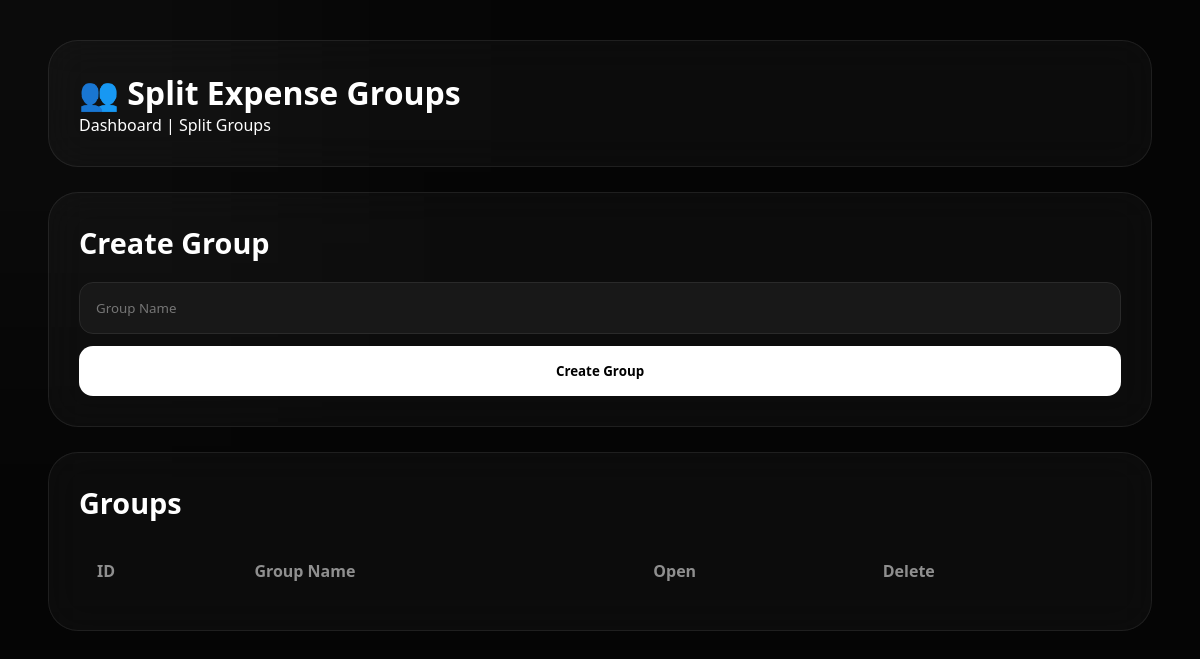
Before: /groups (signed in) with the older database file.
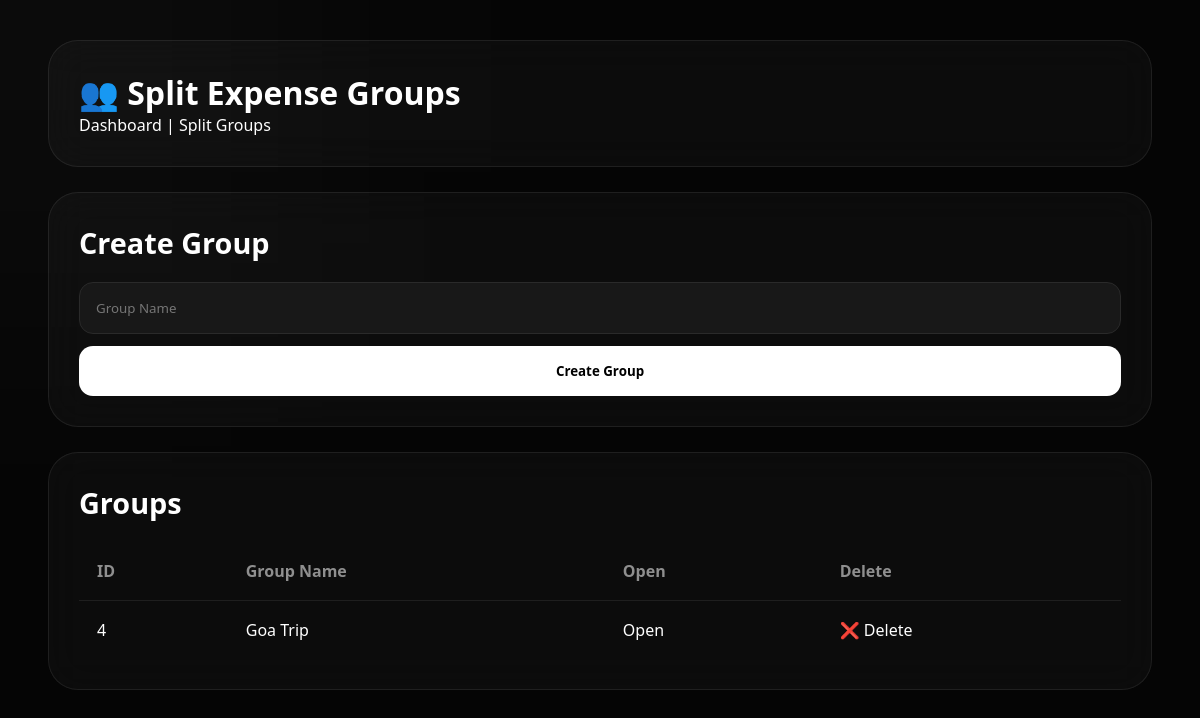
After: the same page with the newer database file.
### tables this page shows
CREATE TABLE group_members (
    id INTEGER PRIMARY KEY AUTOINCREMENT,
    group_id INTEGER NOT NULL,
    user_id INTEGER NOT NULL,
    role TEXT NOT NULL DEFAULT 'member',
    added_at TIMESTAMP DEFAULT CURRENT_TIMESTAMP,
    FOREIGN KEY(group_id) REFERENCES groups_table(id),
    FOREIGN KEY(user_id) REFERENCES users(id),
    UNIQUE(group_id, user_id)
);

CREATE TABLE groups_table (
    id INTEGER PRIMARY KEY AUTOINCREMENT,
    group_name TEXT NOT NULL
, user_id INTEGER);

### app.py (the view)
@app.route("/groups")
def groups():
    if "user_id" not in session:
        return redirect("/login")
    conn   = sqlite3.connect(DB_PATH)
    cursor = conn.cursor()
    cursor.execute(
        """
        SELECT g.*, gm.role
        FROM groups_table g
        JOIN group_members gm ON gm.group_id = g.id
        WHERE gm.user_id=?
        ORDER BY g.id DESC
        """,
        (session["user_id"],)
    )
    groups = cursor.fetchall()
    conn.close()
    return render_template("groups.html", groups=groups)

### templates/groups.html (shortened to what this page needs)
<!DOCTYPE html>
<html>
<head>
    <link rel="stylesheet"
          href="{{ url_for('static', filename='style.css') }}">
</head>
<body>
<div class="container">
    <div class="card">
        <h1>👥 Split Expense Groups</h1>
        <p>
            <a href="/">Dashboard</a> |
            <a href="/groups">Split Groups</a>
        </p>
    </div>
    <div class="card">
        <h2>Create Group</h2>
        <form action="/add_group" method="POST">
            <input
                type="text"
                name="group_name"
                placeholder="Group Name"
                required>
            <button type="submit">
                Create Group
            </button>
        </form>
    </div>
    <div class="card">
        <h2>Groups</h2>
        <table>
            <tr>
                <th>ID</th>
                <th>Group Name</th>
                <th>Open</th>
                <th>Delete</th>
            </tr>
            {% for group in groups %}
            <tr>
                <td>{{ group[0] }}</td>
                <td>{{ group[1] }}</td>
                <td>
                    <a href="/group/{{ group[0] }}">
                        Open
                    </a>
                </td>
                <td>
                    <a
                    href="/delete_group/{{ group[0] }}"
                    onclick="return confirm('Delete this group and all its data?')">
                        ❌ Delete
                    </a>
                </td>
            </tr>
            {% endfor %}
        </table>
    </div>
</div>
</body>
</html>

Changed rows visible on the page:
added group_members: group "4", group_name "Goa Trip"
